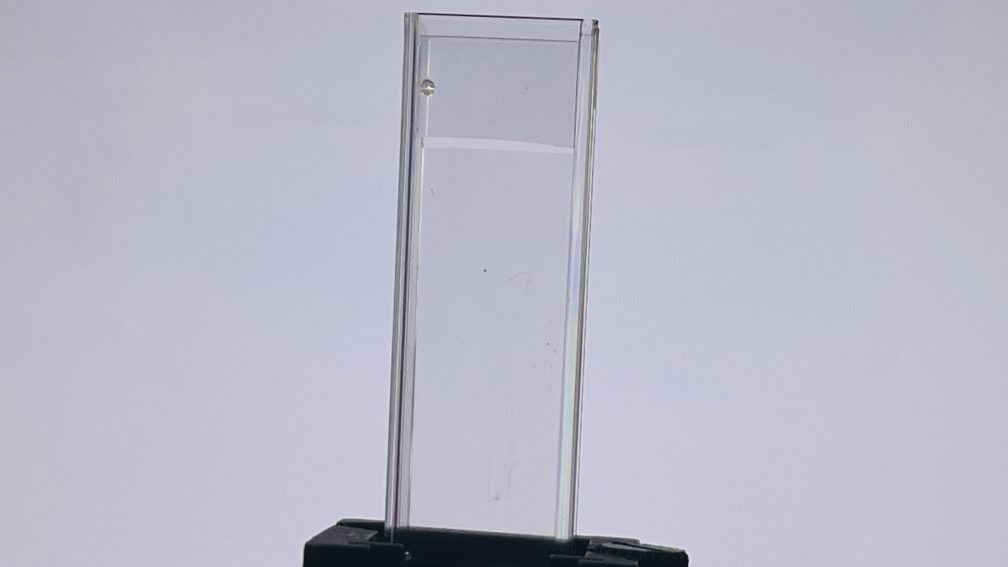
#> input picture ColorPython/Water01.jpg, 4032 x 2268 px, found by its file name (shown at 1/4 size)
$ python aguaRGB.py
#> lines starting #> are read from the running program, lines starting #| are printed output that depends on the picture
import numpy as np
import matplotlib.pyplot as plt
from sklearn.linear_model import LinearRegression
from PIL import Image
import os
from matplotlib.patches import Rectangle
from matplotlib.widgets import Button

class InteractiveCrop:
    def __init__(self, img, nombre):
        self.img = img #guarda imagen
        self.nombre = nombre #guarda nombre
        self.fig, self.ax = plt.subplots(figsize=(12, 10)) #tamaño de la ventana
        self.ax.imshow(img) #muestra la imagen
        self.ax.set_title(f"Arrastra el rectángulo a la zona de la solución: {nombre}\nClick 'Confirmar' cuando esté listo", fontsize=12) #titulo de la ventana

        # Tamaño del rectángulo de selección (ajustado para cubetas)
        width, height = img.size
        self.rect_width = int(width * 0.10)  # % del ancho de la imagen MODIFICAR ESTO SI ES NECESARIO
        self.rect_height = int(height * 0.4)  # % del alto de la imagen

        # Posición inicial del rectángulo (no es tan importante porque se puede mover después)
        self.x0 = width // 2 - self.rect_width // 2
        self.y0 = height // 2 - self.rect_height // 2 - int(height * 0.05)

        # Crear el rectángulo (rectangular vertical para la cubeta)
        self.rect = Rectangle((self.x0, self.y0), self.rect_width, self.rect_height,
                              linewidth=4, edgecolor='lime', facecolor='none', linestyle='--')
        self.ax.add_patch(self.rect)

        # Variables para el arrastre
        self.press = None
        self.crop_coords = None
        self.confirmed = False

        self.fig.canvas.mpl_connect('button_press_event', self.on_press) # Conectar eventos
        self.fig.canvas.mpl_connect('button_release_event', self.on_release) #mpl es porque es metodo de matplotlib
        self.fig.canvas.mpl_connect('motion_notify_event', self.on_motion)

        # Botón de confirmación
        ax_button = plt.axes([0.7, 0.02, 0.2, 0.05])
        self.btn_confirm = Button(ax_button, 'Confirmar')
        self.btn_confirm.on_clicked(self.confirm)

        plt.show()

    # [27 lines left out: functions on_press, on_motion, not called in this run]

    def on_release(self, event):
        self.press = None

    # [5 lines left out: function confirm, not called in this run]

    def get_crop_coords(self):
        return self.crop_coords #(variable) crop_coords: tuple[int, int, int, int]


# Función para obtener el color promedio de una imagen

# [14 lines left out: function most_common_used_color, not called in this run]

# Lista de imágenes
imagenes = [r"C:\Users\Diego\OneDrive - Universidad de Concepción\Documentos\Universidad\Semestre_8\Diseño de prototipos I\ColorPython\Water01.jpg",
           r"C:\Users\Diego\OneDrive - Universidad de Concepción\Documentos\Universidad\Semestre_8\Diseño de prototipos I\ColorPython\Water02.jpg",
           r"C:\Users\Diego\OneDrive - Universidad de Concepción\Documentos\Universidad\Semestre_8\Diseño de prototipos I\ColorPython\Water03.jpg",
           r"C:\Users\Diego\OneDrive - Universidad de Concepción\Documentos\Universidad\Semestre_8\Diseño de prototipos I\ColorPython\Water04.jpg",
           r"C:\Users\Diego\OneDrive - Universidad de Concepción\Documentos\Universidad\Semestre_8\Diseño de prototipos I\ColorPython\ROJO05B.jpg"]

rval, gval, bval = [], [], [] #listas para guardar los valores de r,g,b a futuro

for i in imagenes:
    img = Image.open(i).convert('RGB')
#> img is the input picture: PIL image 4032x2268 RGB; mean R, G, B 184.9, 185.4, 200.1
    nombre = os.path.basename(i)

    #interfaz para recortar la imagen
    print(f"\nProcesando: {nombre}")

    cropper = InteractiveCrop(img, nombre)
#> in __init__, `plt.show()`:
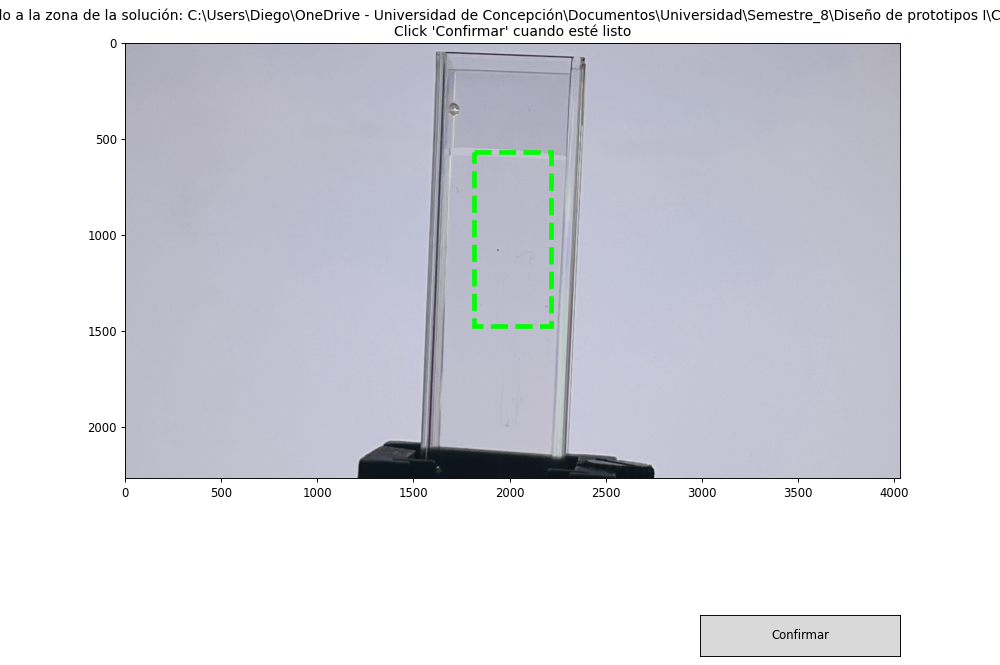
#> figure drawn by matplotlib, 1 panel
    coords = cropper.get_crop_coords()

    if coords:
        # Recortar la imagen según las coordenadas seleccionadas
        img_cropped = img.crop(coords)

        # Redimensionar la imagen recortada
        img_resized = img_cropped.resize((50, 50))

        # Calcular el color promedio
        common_color = most_common_used_color(img_resized)
        rval.append(common_color[0])
        gval.append(common_color[1])
        bval.append(common_color[2])

        # Mostrar la imagen recortada y redimensionada
        plt.imshow(img_resized)
        plt.title(f"Imagen procesada: {nombre}")
        plt.show()

        print(f"Los colores de la imagen {nombre} son R,G,B: {common_color}")
#> pass 2 of the loop `for i in imagenes:`:
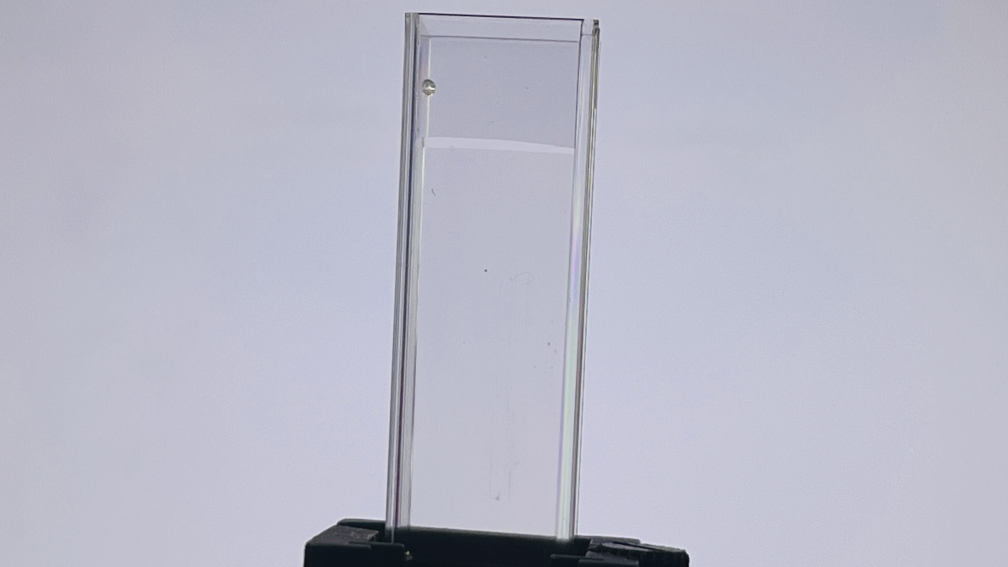
#> input picture ColorPython/Water02.jpg, 4032 x 2268 px, found by its file name (shown at 1/4 size)
#> img is the input picture: PIL image 4032x2268 RGB; mean R, G, B 184.7, 185.2, 200
#> in __init__ (call 2), `plt.show()`:
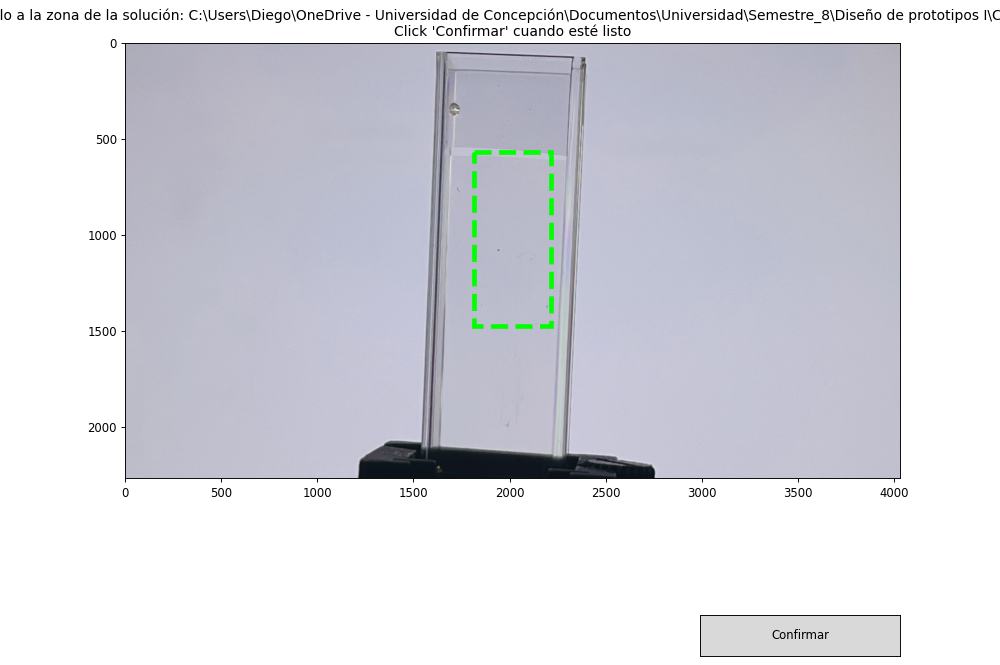
#> figure drawn by matplotlib, 1 panel
#> pass 3 of the loop `for i in imagenes:`:
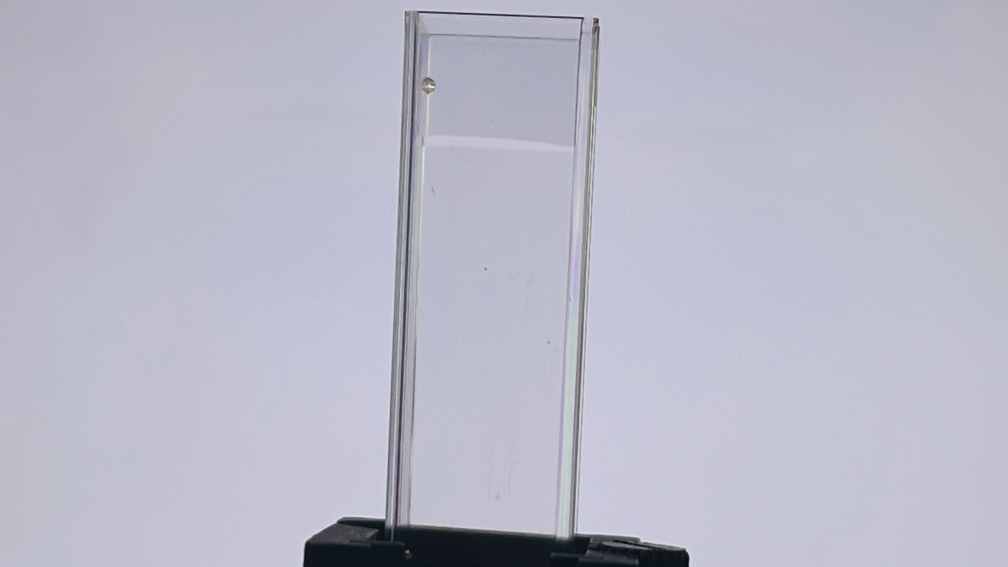
#> input picture ColorPython/Water03.jpg, 4032 x 2268 px, found by its file name (shown at 1/4 size)
#> img is the input picture: PIL image 4032x2268 RGB; mean R, G, B 184.9, 185.4, 200.1
#> in __init__ (call 3), `plt.show()`:
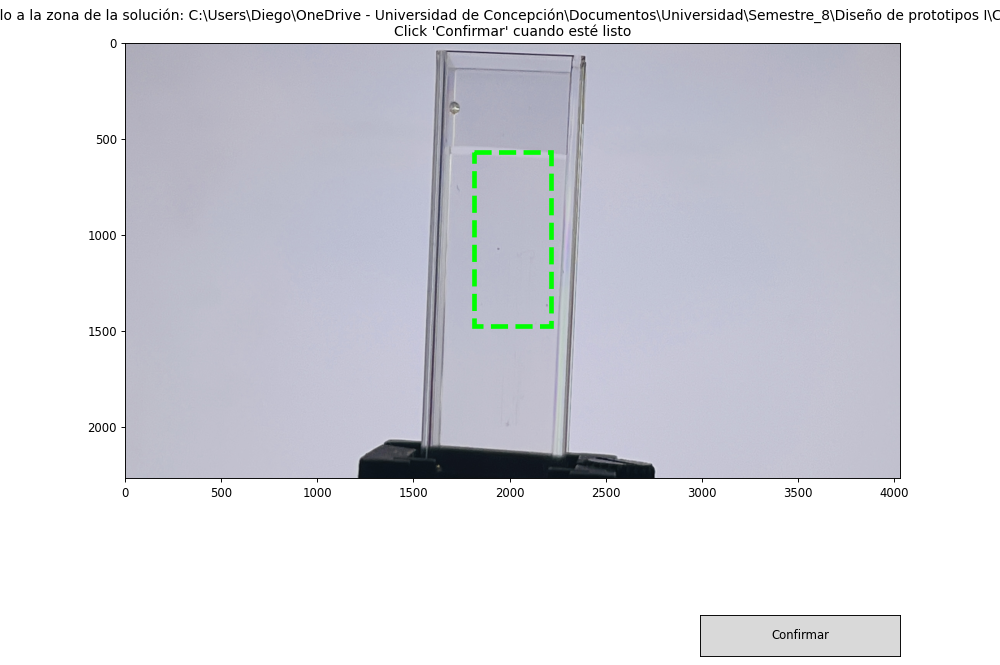
#> figure drawn by matplotlib, 1 panel
#> the loop made 5 passes; the first 3 are shown

# Convertir listas a arrays #basicamente me deja los datos como los txt que tenia para poder hacer el ajuste lineal
r = np.array(rval)
g = np.array(gval)
b = np.array(bval) #son los valores en arrays son 5 de cada en este caso


# Concentraciones
x = [0.25, 0.5, 1, 2, 4]
x = np.array(x).reshape(-1, 1) #https://scikit-learn.org/stable/modules/generated/sklearn.linear_model.LinearRegression.html

#regresion lineal para rojo
#> (the run stopped early here; a loop or call above may not have finished)
